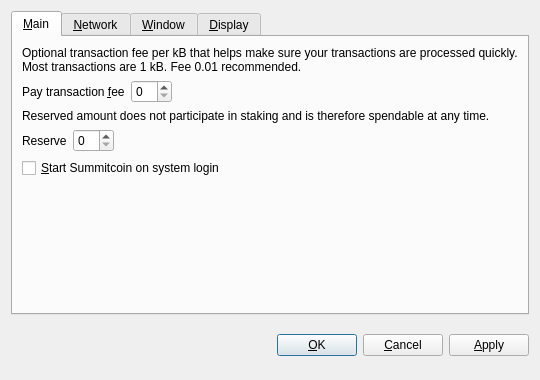
<?xml version="1.0" encoding="UTF-8"?>
<ui version="4.0">
 <class>OptionsDialog</class>
 <widget class="QDialog" name="OptionsDialog">
  <property name="geometry">
   <rect>
    <x>0</x>
    <y>0</y>
    <width>540</width>
    <height>380</height>
   </rect>
  </property>
  <property name="windowTitle">
   <string>Options</string>
  </property>
  <property name="modal">
   <bool>true</bool>
  </property>
  <layout class="QVBoxLayout" name="verticalLayout">
   <item>
    <widget class="QTabWidget" name="tabWidget">
     <property name="tabPosition">
      <enum>QTabWidget::North</enum>
     </property>
     <property name="currentIndex">
      <number>0</number>
     </property>
     <widget class="QWidget" name="tabMain">
      <attribute name="title">
       <string>&amp;Main</string>
      </attribute>
      <layout class="QVBoxLayout" name="verticalLayout_Main">
       <item>
        <widget class="QLabel" name="transactionFeeInfoLabel">
         <property name="text">
          <string>Optional transaction fee per kB that helps make sure your transactions are processed quickly. Most transactions are 1 kB. Fee 0.01 recommended.</string>
         </property>
         <property name="textFormat">
          <enum>Qt::PlainText</enum>
         </property>
         <property name="wordWrap">
          <bool>true</bool>
         </property>
        </widget>
       </item>
       <item>
        <layout class="QHBoxLayout" name="horizontalLayoutFee">
         <item>
          <widget class="QLabel" name="transactionFeeLabel">
           <property name="text">
            <string>Pay transaction &amp;fee</string>
           </property>
           <property name="textFormat">
            <enum>Qt::PlainText</enum>
           </property>
           <property name="buddy">
            <cstring>transactionFee</cstring>
           </property>
          </widget>
         </item>
         <item>
          <widget class="BitcoinAmountField" name="transactionFee"/>
         </item>
         <item>
          <spacer name="horizontalSpacerFee">
           <property name="orientation">
            <enum>Qt::Horizontal</enum>
           </property>
           <property name="sizeHint" stdset="0">
            <size>
             <width>40</width>
             <height>20</height>
            </size>
           </property>
          </spacer>
         </item>
        </layout>
       </item>
       <item>
        <widget class="QLabel" name="reserveBalanceInfoLabel">
         <property name="text">
          <string>Reserved amount does not participate in staking and is therefore spendable at any time.</string>
         </property>
         <property name="textFormat">
          <enum>Qt::PlainText</enum>
         </property>
         <property name="wordWrap">
          <bool>true</bool>
         </property>
        </widget>
       </item>
       <item>
        <layout class="QHBoxLayout" name="horizontalLayoutReserveBalance">
         <item>
          <widget class="QLabel" name="reserveBalanceLabel">
           <property name="text">
            <string>Reserve</string>
           </property>
           <property name="textFormat">
            <enum>Qt::PlainText</enum>
           </property>
           <property name="buddy">
            <cstring>reserveBalance</cstring>
           </property>
          </widget>
         </item>
         <item>
          <widget class="BitcoinAmountField" name="reserveBalance"/>
         </item>
         <item>
          <spacer name="horizontalSpacerReserveBalance">
           <property name="orientation">
            <enum>Qt::Horizontal</enum>
           </property>
           <property name="sizeHint" stdset="0">
            <size>
             <width>40</width>
             <height>20</height>
            </size>
           </property>
          </spacer>
         </item>
        </layout>
       </item>
       <item>
        <widget class="QCheckBox" name="bitcoinAtStartup">
         <property name="toolTip">
          <string>Automatically start Summitcoin after logging in to the system.</string>
         </property>
         <property name="text">
          <string>&amp;Start Summitcoin on system login</string>
         </property>
        </widget>
       </item>
       <item>
        <spacer name="verticalSpacer_Main">
         <property name="orientation">
          <enum>Qt::Vertical</enum>
         </property>
         <property name="sizeHint" stdset="0">
          <size>
           <width>20</width>
           <height>40</height>
          </size>
         </property>
        </spacer>
       </item>
      </layout>
     </widget>
     <widget class="QWidget" name="tabNetwork">
      <attribute name="title">
       <string>&amp;Network</string>
      </attribute>
      <layout class="QVBoxLayout" name="verticalLayout_Network">
       <item>
        <widget class="QCheckBox" name="mapPortUpnp">
         <property name="toolTip">
          <string>Automatically open the Summitcoin client port on the router. This only works when your router supports UPnP and it is enabled.</string>
         </property>
         <property name="text">
          <string>Map port using &amp;UPnP</string>
         </property>
        </widget>
       </item>
       <item>
        <widget class="QCheckBox" name="connectSocks">
         <property name="toolTip">
          <string>Connect to the Summitcoin network through a SOCKS5 proxy (e.g. when connecting through Tor).</string>
         </property>
         <property name="text">
          <string>&amp;Connect through SOCKS5 proxy:</string>
         </property>
        </widget>
       </item>
       <item>
        <layout class="QHBoxLayout" name="horizontalLayout_Network">
         <item>
          <widget class="QLabel" name="proxyIpLabel">
           <property name="text">
            <string>Proxy &amp;IP:</string>
           </property>
           <property name="textFormat">
            <enum>Qt::PlainText</enum>
           </property>
           <property name="buddy">
            <cstring>proxyIp</cstring>
           </property>
          </widget>
         </item>
         <item>
          <widget class="QValidatedLineEdit" name="proxyIp">
           <property name="maximumSize">
            <size>
             <width>140</width>
             <height>16777215</height>
            </size>
           </property>
           <property name="toolTip">
            <string>IP address of the proxy (e.g. 127.0.0.1)</string>
           </property>
          </widget>
         </item>
         <item>
          <widget class="QLabel" name="proxyPortLabel">
           <property name="text">
            <string>&amp;Port:</string>
           </property>
           <property name="textFormat">
            <enum>Qt::PlainText</enum>
           </property>
           <property name="buddy">
            <cstring>proxyPort</cstring>
           </property>
          </widget>
         </item>
         <item>
          <widget class="QLineEdit" name="proxyPort">
           <property name="maximumSize">
            <size>
             <width>55</width>
             <height>16777215</height>
            </size>
           </property>
           <property name="toolTip">
            <string>Port of the proxy (e.g. 9050)</string>
           </property>
          </widget>
         </item>
         <item>
          <spacer name="horizontalSpacer_Network">
           <property name="orientation">
            <enum>Qt::Horizontal</enum>
           </property>
           <property name="sizeHint" stdset="0">
            <size>
             <width>40</width>
             <height>20</height>
            </size>
           </property>
          </spacer>
         </item>
        </layout>
       </item>
       <item>
        <spacer name="verticalSpacer_Network">
         <property name="orientation">
          <enum>Qt::Vertical</enum>
         </property>
         <property name="sizeHint" stdset="0">
          <size>
           <width>20</width>
           <height>40</height>
          </size>
         </property>
        </spacer>
       </item>
      </layout>
     </widget>
     <widget class="QWidget" name="tabWindow">
      <attribute name="title">
       <string>&amp;Window</string>
      </attribute>
      <layout class="QVBoxLayout" name="verticalLayout_Window">
       <item>
        <widget class="QCheckBox" name="minimizeToTray">
         <property name="toolTip">
          <string>Show only a tray icon after minimizing the window.</string>
         </property>
         <property name="text">
          <string>&amp;Minimize to the tray instead of the taskbar</string>
         </property>
        </widget>
       </item>
       <item>
        <widget class="QCheckBox" name="minimizeOnClose">
         <property name="toolTip">
          <string>Minimize instead of exit the application when the window is closed. When this option is enabled, the application will be closed only after selecting Quit in the menu.</string>
         </property>
         <property name="text">
          <string>M&amp;inimize on close</string>
         </property>
        </widget>
       </item>
       <item>
        <spacer name="verticalSpacer_Window">
         <property name="orientation">
          <enum>Qt::Vertical</enum>
         </property>
         <property name="sizeHint" stdset="0">
          <size>
           <width>20</width>
           <height>40</height>
          </size>
         </property>
        </spacer>
       </item>
      </layout>
     </widget>
     <widget class="QWidget" name="tabDisplay">
      <attribute name="title">
       <string>&amp;Display</string>
      </attribute>
      <layout class="QVBoxLayout" name="verticalLayout_Display">
       <item>
        <layout class="QHBoxLayout" name="horizontalLayout_1_Display">
         <item>
          <widget class="QLabel" name="langLabel">
           <property name="text">
            <string>User Interface &amp;language:</string>
           </property>
           <property name="textFormat">
            <enum>Qt::PlainText</enum>
           </property>
           <property name="buddy">
            <cstring>lang</cstring>
           </property>
          </widget>
         </item>
         <item>
          <widget class="QValueComboBox" name="lang">
           <property name="toolTip">
            <string>The user interface language can be set here. This setting will take effect after restarting Summitcoin.</string>
           </property>
          </widget>
         </item>
        </layout>
       </item>
       <item>
        <layout class="QHBoxLayout" name="horizontalLayout_2_Display">
         <item>
          <widget class="QLabel" name="unitLabel">
           <property name="text">
            <string>&amp;Unit to show amounts in:</string>
           </property>
           <property name="textFormat">
            <enum>Qt::PlainText</enum>
           </property>
           <property name="buddy">
            <cstring>unit</cstring>
           </property>
          </widget>
         </item>
         <item>
          <widget class="QValueComboBox" name="unit">
           <property name="toolTip">
            <string>Choose the default subdivision unit to show in the interface and when sending coins.</string>
           </property>
          </widget>
         </item>
        </layout>
       </item>
       <item>
        <widget class="QCheckBox" name="coinControlFeatures">
         <property name="toolTip">
          <string>Whether to show coin control features or not.</string>
         </property>
         <property name="text">
          <string>Display coin &amp;control features (experts only!)</string>
         </property>
        </widget>
       </item>
       <item>
        <widget class="QCheckBox" name="minimizeCoinAge">
         <property name="toolTip">
          <string>Whether to select the coin outputs randomly or with minimal coin age.</string>
         </property>
         <property name="text">
          <string>Minimize weight consumption (experimental)</string>
         </property>
        </widget>
       </item>
       <item>
        <widget class="QCheckBox" name="useBlackTheme">
         <property name="text">
          <string>Use black visual theme (requires restart)</string>
         </property>
        </widget>
       </item>
       <item>
        <spacer name="verticalSpacer_Display">
         <property name="orientation">
          <enum>Qt::Vertical</enum>
         </property>
         <property name="sizeHint" stdset="0">
          <size>
           <width>20</width>
           <height>40</height>
          </size>
         </property>
        </spacer>
       </item>
      </layout>
     </widget>
    </widget>
   </item>
   <item>
    <layout class="QHBoxLayout" name="horizontalLayout_Buttons">
     <item>
      <spacer name="horizontalSpacer_1">
       <property name="orientation">
        <enum>Qt::Horizontal</enum>
       </property>
       <property name="sizeHint" stdset="0">
        <size>
         <width>40</width>
         <height>48</height>
        </size>
       </property>
      </spacer>
     </item>
     <item>
      <widget class="QLabel" name="statusLabel">
       <property name="font">
        <font>
         <weight>75</weight>
         <bold>true</bold>
        </font>
       </property>
       <property name="text">
        <string/>
       </property>
       <property name="textFormat">
        <enum>Qt::PlainText</enum>
       </property>
       <property name="wordWrap">
        <bool>true</bool>
       </property>
      </widget>
     </item>
     <item>
      <spacer name="horizontalSpacer_2">
       <property name="orientation">
        <enum>Qt::Horizontal</enum>
       </property>
       <property name="sizeHint" stdset="0">
        <size>
         <width>40</width>
         <height>48</height>
        </size>
       </property>
      </spacer>
     </item>
     <item>
      <widget class="QPushButton" name="okButton">
       <property name="text">
        <string>&amp;OK</string>
       </property>
      </widget>
     </item>
     <item>
      <widget class="QPushButton" name="cancelButton">
       <property name="text">
        <string>&amp;Cancel</string>
       </property>
       <property name="autoDefault">
        <bool>false</bool>
       </property>
      </widget>
     </item>
     <item>
      <widget class="QPushButton" name="applyButton">
       <property name="text">
        <string>&amp;Apply</string>
       </property>
       <property name="autoDefault">
        <bool>false</bool>
       </property>
      </widget>
     </item>
    </layout>
   </item>
  </layout>
 </widget>
 <customwidgets>
  <customwidget>
   <class>BitcoinAmountField</class>
   <extends>QSpinBox</extends>
   <header>bitcoinamountfield.h</header>
  </customwidget>
  <customwidget>
   <class>QValueComboBox</class>
   <extends>QComboBox</extends>
   <header>qvaluecombobox.h</header>
  </customwidget>
  <customwidget>
   <class>QValidatedLineEdit</class>
   <extends>QLineEdit</extends>
   <header>qvalidatedlineedit.h</header>
  </customwidget>
 </customwidgets>
 <resources/>
 <connections/>
</ui>
